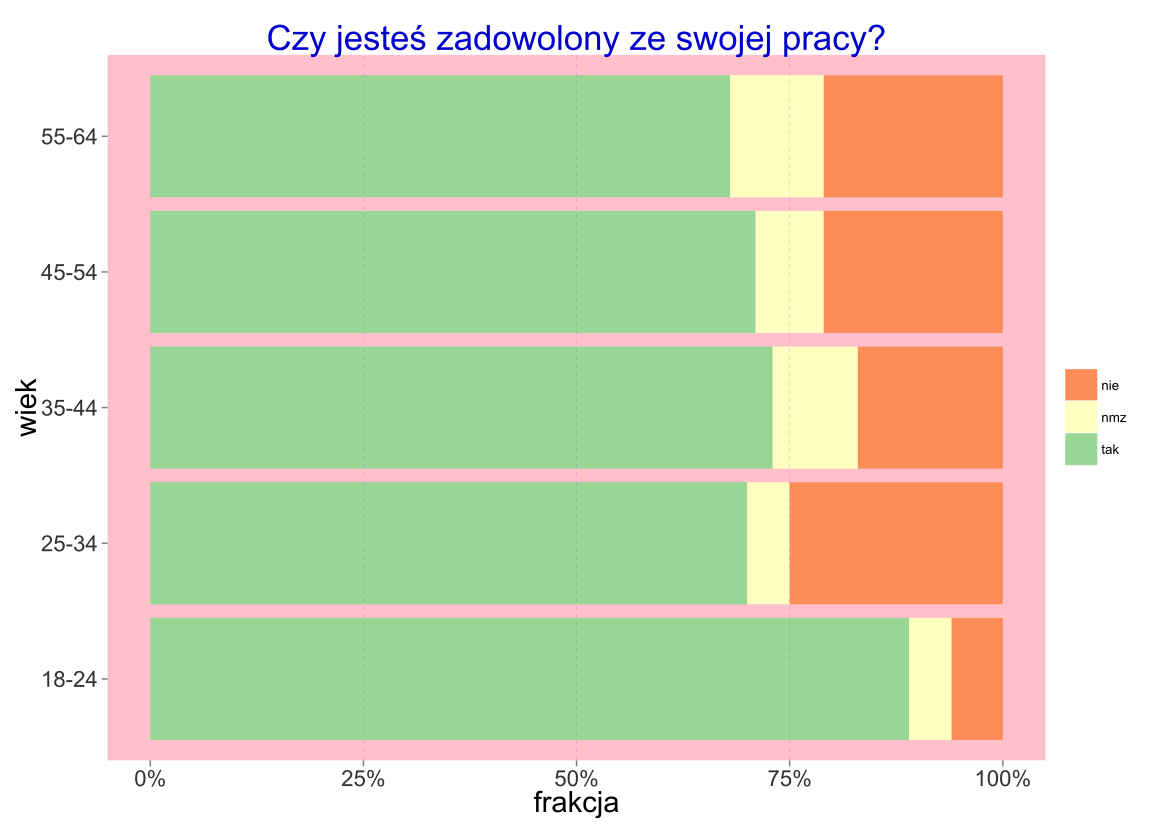

Write R code to recreate this figure.
# uczymy sie forkowac

tak <- c(89, 70, 73, 71, 68)
nie <- c(6, 25, 17, 21, 21)
wiek <- factor(c("18-24", "25-34", "35-44", "45-54", "55-64"))
dane <- data.frame(tak, wiek, nmz = 100-tak-nie, nie)

library("ggplot2")
library("dplyr")
library(reshape2)
library(scales)

dane.melt <- melt(dane, "wiek")
names(dane.melt)[3] <- "frakcja"
dane.melt[,2] <- factor(dane.melt[,2], levels=c("nie", "nmz", "tak"))

frak=seq(0.25,0.75,by=0.25)
ggplot(dane.melt, aes(x=wiek, y=frakcja, fill=variable)) +
  geom_bar(stat='identity', position='fill', alpha=1) +
  geom_hline(aes(yintercept=frak),linetype=2,col='blue',size=0.1,alpha=0.4)+
  scale_fill_brewer(palette = "Spectral", name=" ") +
  coord_flip() + 
  ggtitle("Czy jesteś zadowolony ze swojej pracy?") +
  scale_y_continuous(labels = percent)+
  theme(
    plot.title = element_text( colour ="blue3", size =25),   
    axis.title = element_text(size = 21),
    axis.text.y = element_text(colour="grey20",size=16,face="plain"),
    axis.text.x = element_text(colour="grey20",size=16,face="plain"),
    panel.grid.major = element_blank(), 
    panel.grid.minor = element_blank(),
    panel.background=element_rect(fill='pink')
)
